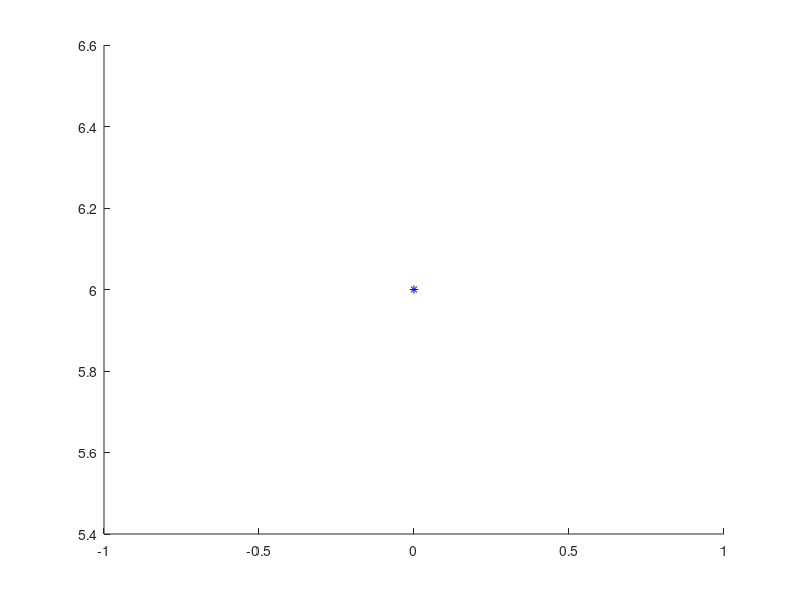

This chart was generated by the following MATLAB code: (Note: this script raises an error after producing the figure.)
function [] = measure_simulator_rank(varargin)
    tic 
    filepath = fileparts(mfilename('fullpath'));
    addpath(genpath([filepath, '/../utils']));
    % addpath([filepath, '/util.m']);
    
    rng(24);
    
    %% period boundary
    ip = inputParser;
    ip.addParameter('cir', 2);
    ip.addParameter('wid', 2);
    ip.addParameter('plotting', 1);
    ip.addParameter('boundary', 'open');
    ip.addParameter('T', 10);
    
    ip.parse(varargin{:});
    pars = ip.Results;
    
    cir = pars.cir;
    wid = pars.wid;
    plotting = pars.plotting;
    boundary = pars.boundary;
    
    %%
    Ns = cir*wid*2;
    
    tableau = zeros(Ns+1, Ns*2);
    stab_size = 0; % stablizer size
    
    T = pars.T;
    
    if plotting
        figure
        hold on
        plot(0, Ns - 2*strcmp(boundary, 'open') - stab_size, '*', 'Color', 'b');
        pause(0.01);        
    end
    
    for step = 1:T
        for idx = 1:cir*wid
            [y, x] = homod(idx, wid);
            [tableau, stab_size, bond] = measure_rank(x, y, tableau, stab_size, pars);
            % [tableau, stab_size, bond] = measure_destab(x, y, tableau, stab_size, pars);
            dbstop = 1;
        end

        % Printing
        fprintf('step=%d, r=%d\n', step, stab_size)
        Util.render_table(tableau, stab_size, cir, wid);
        if ~Util.pair_commute(tableau, stab_size, cir, wid)
            error('not commute')
        end
        disp(' ')

        % Plotting
        if plotting
            plot(step, Ns - 2*strcmp(boundary, 'open') - stab_size, '*', 'Color', 'b');
            pause(0.01);
        end
    end
    
    disp(['r=', num2str(stab_size), ' total spin:', num2str(Ns - 2*strcmp(boundary, 'open'))])

end


function [tab, stab_size, bond] = measure_rank(x, y, tab, stab_size, pars)
    cir = pars.cir;
    wid = pars.wid;
    Ns = cir*wid*2;

    [row, bond] = generate_bond(x, y, pars);

    if isempty(bond)
        return
    end
    
    % Find the first anti-commuting row
    phase = 0;
    idx = 1;
    while idx <= stab_size
        phase = Util.symplectic_inner_product(row, tab(idx, :), Ns);
        if phase  == 1
            break
        end
        idx = idx + 1;
    end
    
    if phase == 1
        % Swap it with the new Pauli
        row_discard = tab(idx, :);
        tab(idx, :) = row;
        idx = idx + 1;
        % Modify the rest anti-commuting rows
        while idx <= stab_size
           phase = Util.symplectic_inner_product(row, tab(idx, :), Ns);
           if phase == 1
               tab(idx, :) = Util.pauli_product(row_discard, tab(idx, :));
           end
           idx = idx + 1;
        end
    else
        % New stablizer is added if row is independent from existing ones
        tab(stab_size+1, :) = row;
        tab_galois = gf(tab(1: stab_size+1, :), 1, 2);
        if rank(tab_galois) == stab_size + 1
            stab_size = stab_size + 1;
        end
    end
end
